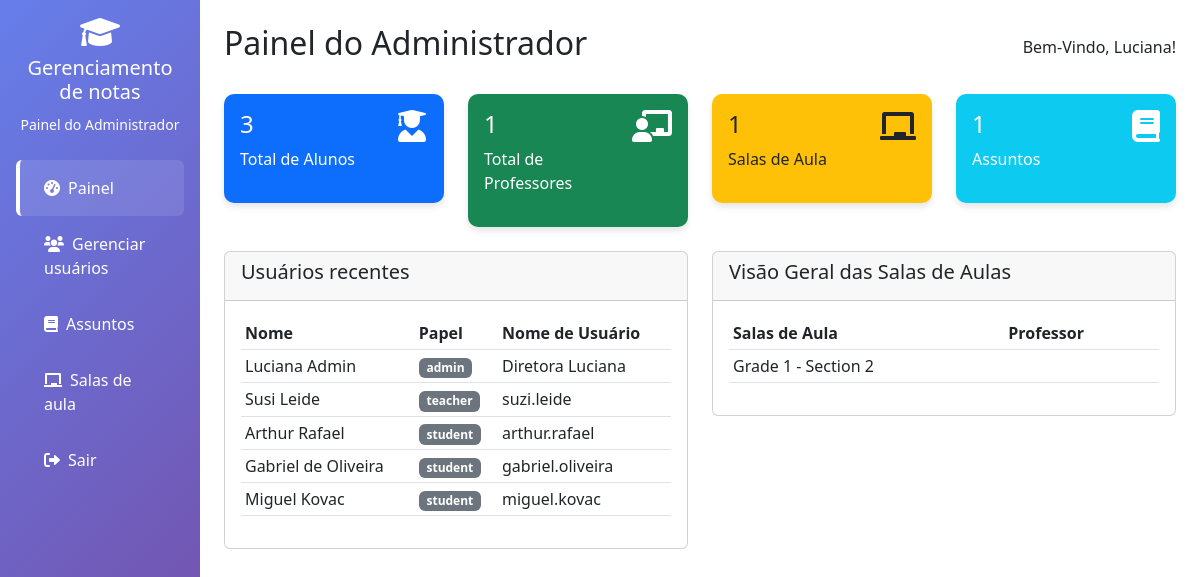
/admin.php (signed in), run on the app's committed database.
### tables this page shows
CREATE TABLE `users` (
  `id` int(11) NOT NULL,
  `username` varchar(50) NOT NULL,
  `password` varchar(255) NOT NULL,
  `email` varchar(100) DEFAULT NULL,
  `role` enum('admin','teacher','student') NOT NULL,
  `first_name` varchar(50) DEFAULT NULL,
  `last_name` varchar(50) DEFAULT NULL,
  `created_at` timestamp NOT NULL DEFAULT current_timestamp()
);

CREATE TABLE `classrooms` (
  `id` int(11) NOT NULL,
  `name` varchar(100) NOT NULL,
  `description` text DEFAULT NULL,
  `teacher_id` int(11) DEFAULT NULL,
  `created_at` timestamp NOT NULL DEFAULT current_timestamp()
);

### admin.php (the view, shortened to what this page needs)
<?php
include 'includes/conn.php';
$total_students = $pdo->query("SELECT COUNT(*) FROM users WHERE role = 'student'")->fetchColumn();
$total_teachers = $pdo->query("SELECT COUNT(*) FROM users WHERE role = 'teacher'")->fetchColumn();
$total_classrooms = $pdo->query("SELECT COUNT(*) FROM classrooms")->fetchColumn();
$total_subjects = $pdo->query("SELECT COUNT(*) FROM subjects")->fetchColumn();
$users = $pdo->query("SELECT * FROM users ORDER BY role, first_name")->fetchAll();
$classrooms = $pdo->query("SELECT c.*, u.first_name, u.last_name
                          FROM classrooms c
                          LEFT JOIN users u ON c.teacher_id = u.id
                          ORDER BY c.name")->fetchAll();
?>
<!DOCTYPE html>
<html lang="pt-br">
<head>
    <link href="https://cdn.jsdelivr.net/npm/bootstrap@5.3.0/dist/css/bootstrap.min.css" rel="stylesheet">
    <link href="https://cdnjs.cloudflare.com/ajax/libs/font-awesome/6.0.0/css/all.min.css" rel="stylesheet">
</head>
<body>
    <div class="container-fluid">
        <div class="row">
            <div class="col-md-3 col-lg-2 sidebar">
                <div class="d-flex flex-column p-3">
                    <div class="text-center mb-4">
                        <i class="fas fa-graduation-cap fa-2x mb-2"></i>
                        <h5>Gerenciamento de notas</h5>
                        <small>Painel do Administrador</small>
                    </div>
                    <ul class="nav nav-pills flex-column">
                        <li class="nav-item">
                            <a class="nav-link active" href="#dashboard" data-bs-toggle="tab">
                                <i class="fas fa-tachometer-alt me-2"></i>Painel
                            </a>
                        </li>
                        <li class="nav-item">
                            <a class="nav-link" href="#users" data-bs-toggle="tab">
                                <i class="fas fa-users me-2"></i>Gerenciar usuários
                            </a>
                        </li>
                        <li class="nav-item">
                            <a class="nav-link" href="#subjects" data-bs-toggle="tab">
                                <i class="fas fa-book me-2"></i>Assuntos
                            </a>
                        </li>
                        <li class="nav-item">
                            <a class="nav-link" href="#classrooms" data-bs-toggle="tab">
                                <i class="fas fa-chalkboard me-2"></i>Salas de aula
                            </a>
                        </li>
                        <li class="nav-item">
                            <a class="nav-link" href="logout.php">
                                <i class="fas fa-sign-out-alt me-2"></i>Sair
                            </a>
                        </li>
                    </ul>
                </div>
            </div>
            <div class="col-md-9 col-lg-10 ms-sm-auto px-4 py-4">
                <div class="tab-content">
                    <div class="tab-pane fade show active" id="dashboard">
                        <div class="d-flex justify-content-between align-items-center mb-4">
                            <h2>Painel do Administrador</h2>
                            <span>Bem-Vindo, <?php echo $_SESSION['first_name']; ?>!</span>
                        </div>
                        <div class="row mb-4">
                            <div class="col-md-3">
                                <div class="card stat-card bg-primary text-white">
                                    <div class="card-body">
                                        <div class="d-flex justify-content-between">
                                            <div>
                                                <h4><?php echo $total_students; ?></h4>
                                                <p>Total de Alunos</p>
                                            </div>
                                            <i class="fas fa-user-graduate fa-2x"></i>
                                        </div>
                                    </div>
                                </div>
                            </div>
                            <div class="col-md-3">
                                <div class="card stat-card bg-success text-white">
                                    <div class="card-body">
                                        <div class="d-flex justify-content-between">
                                            <div>
                                                <h4><?php echo $total_teachers; ?></h4>
                                                <p>Total de Professores</p>
                                            </div>
                                            <i class="fas fa-chalkboard-teacher fa-2x"></i>
                                        </div>
                                    </div>
                                </div>
                            </div>
                            <div class="col-md-3">
                                <div class="card stat-card bg-warning text-dark">
                                    <div class="card-body">
                                        <div class="d-flex justify-content-between">
                                            <div>
                                                <h4><?php echo $total_classrooms; ?></h4>
                                                <p>Salas de Aula</p>
                                            </div>
                                            <i class="fas fa-chalkboard fa-2x"></i>
                                        </div>
                                    </div>
                                </div>
                            </div>
                            <div class="col-md-3">
                                <div class="card stat-card bg-info text-white">
                                    <div class="card-body">
                                        <div class="d-flex justify-content-between">
                                            <div>
                                                <h4><?php echo $total_subjects; ?></h4>
                                                <p>Assuntos</p>
                                            </div>
                                            <i class="fas fa-book fa-2x"></i>
                                        </div>
                                    </div>
                                </div>
                            </div>
                        </div>
                        <div class="row">
                            <div class="col-md-6">
                                <div class="card">
                                    <div class="card-header">
                                        <h5>Usuários recentes</h5>
                                    </div>
                                    <div class="card-body">
                                        <div class="table-responsive">
                                            <table class="table table-sm">
                                                <thead>
                                                    <tr>
                                                        <th>Nome</th>
                                                        <th>Papel</th>
                                                        <th>Nome de Usuário</th>
                                                    </tr>
                                                </thead>
                                                <tbody>
                                                    <?php foreach(array_slice($users, 0, 5) as $user): ?>
                                                    <tr>
                                                        <td><?php echo $user['first_name'] . ' ' . $user['last_name']; ?></td>
                                                        <td><span class="badge bg-secondary"><?php echo $user['role']; ?></span></td>
                                                        <td><?php echo $user['username']; ?></td>
                                                    </tr>
                                                    <?php endforeach; ?>
                                                </tbody>
                                            </table>
                                        </div>
                                    </div>
                                </div>
                            </div>
                            <div class="col-md-6">
                                <div class="card">
                                    <div class="card-header">
                                        <h5>Visão Geral das Salas de Aulas</h5>
                                    </div>
                                    <div class="card-body">
                                        <div class="table-responsive">
                                            <table class="table table-sm">
                                                <thead>
                                                    <tr>
                                                        <th>Salas de Aula</th>
                                                        <th>Professor</th>
                                                    </tr>
                                                </thead>
                                                <tbody>
                                                    <?php foreach(array_slice($classrooms, 0, 5) as $classroom): ?>
                                                    <tr>
                                                        <td><?php echo $classroom['name']; ?></td>
                                                        <td><?php echo $classroom['first_name'] . ' ' . $classroom['last_name']; ?></td>
                                                    </tr>
                                                    <?php endforeach; ?>
                                                </tbody>
                                            </table>
                                        </div>
                                    </div>
                                </div>
                            </div>
                        </div>
                    </div>
                </div>
            </div>
        </div>
    </div>
</body>
</html>

### admin.php (style rules this page uses)
.sidebar { background: linear-gradient(135deg, #667eea 0%, #764ba2 100%); color: white; min-height: 100vh; padding: 0; }
.sidebar .nav-link { color: white; padding: 1rem 1.5rem; border-left: 4px solid transparent; }
.sidebar .nav-link:hover, .sidebar .nav-link.active { background: rgba(255,255,255,0.1); border-left-color: white; }
.stat-card { border-radius: 10px; border: none; box-shadow: 0 4px 6px rgba(0,0,0,0.1); transition: transform 0.3s; }

### data on the page
users: first_name "Luciana", last_name "Admin", role "admin", username "Diretora Luciana"
users: first_name "Susi", last_name "Leide", role "teacher", username "suzi.leide"
users: first_name "Arthur", last_name "Rafael", role "student", username "arthur.rafael"
users: first_name "Gabriel de", last_name "Oliveira", role "student", username "gabriel.oliveira"
users: first_name "Miguel", last_name "Kovac", role "student", username "miguel.kovac"
classrooms: name "Grade 1 - Section 2"

### other printed values
$_SESSION['first_name'] "Luciana"
$total_students "3"
$total_teachers "1"
$total_classrooms "1"
$total_subjects "1"
